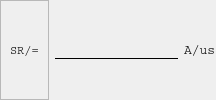
                                 <widget class="QFrame" name="frame_105">
                                  <property name="minimumSize">
                                   <size>
                                    <width>0</width>
                                    <height>0</height>
                                   </size>
                                  </property>
                                  <property name="frameShape">
                                   <enum>QFrame::NoFrame</enum>
                                  </property>
                                  <property name="frameShadow">
                                   <enum>QFrame::Plain</enum>
                                  </property>
                                  <layout class="QHBoxLayout" name="horizontalLayout_29">
                                   <property name="spacing">
                                    <number>6</number>
                                   </property>
                                   <property name="leftMargin">
                                    <number>0</number>
                                   </property>
                                   <property name="topMargin">
                                    <number>0</number>
                                   </property>
                                   <property name="rightMargin">
                                    <number>0</number>
                                   </property>
                                   <property name="bottomMargin">
                                    <number>0</number>
                                   </property>
                                   <item>
                                    <widget class="QFrame" name="frame_106">
                                     <property name="frameShape">
                                      <enum>QFrame::StyledPanel</enum>
                                     </property>
                                     <property name="frameShadow">
                                      <enum>QFrame::Raised</enum>
                                     </property>
                                     <layout class="QVBoxLayout" name="verticalLayout_66">
                                      <item>
                                       <widget class="QLabel" name="label_41">
                                        <property name="font">
                                         <font>
                                          <family>Courier</family>
                                         </font>
                                        </property>
                                        <property name="text">
                                         <string>SR/=</string>
                                        </property>
                                       </widget>
                                      </item>
                                     </layout>
                                    </widget>
                                   </item>
                                   <item>
                                    <widget class="QFrame" name="frame_107">
                                     <property name="frameShape">
                                      <enum>QFrame::NoFrame</enum>
                                     </property>
                                     <property name="frameShadow">
                                      <enum>QFrame::Plain</enum>
                                     </property>
                                     <layout class="QVBoxLayout" name="verticalLayout_67">
                                      <property name="spacing">
                                       <number>0</number>
                                      </property>
                                      <property name="leftMargin">
                                       <number>0</number>
                                      </property>
                                      <property name="topMargin">
                                       <number>0</number>
                                      </property>
                                      <property name="rightMargin">
                                       <number>0</number>
                                      </property>
                                      <property name="bottomMargin">
                                       <number>0</number>
                                      </property>
                                      <item>
                                       <widget class="QLineEdit" name="lineEdit_12">
                                        <property name="minimumSize">
                                         <size>
                                          <width>50</width>
                                          <height>0</height>
                                         </size>
                                        </property>
                                        <property name="styleSheet">
                                         <string notr="true">QLineEdit{
	border:transparent;
	background: transparent;
	border-bottom: 1px solid black;
	font: 14px;

}


QLineEdit:down-arrow {
    image: url(resources/arrow.png);
	width: 14px;
	height: 14px;
}

QLineEdit QAbstractItemView {

    border: 2px solid darkgray;
    selection-background-color: rgb(174, 255, 193);
	selection-color: black;
	background-color: white;

}</string>
                                        </property>
                                       </widget>
                                      </item>
                                     </layout>
                                    </widget>
                                   </item>
                                   <item>
                                    <widget class="QFrame" name="frame_108">
                                     <property name="frameShape">
                                      <enum>QFrame::NoFrame</enum>
                                     </property>
                                     <property name="frameShadow">
                                      <enum>QFrame::Plain</enum>
                                     </property>
                                     <layout class="QVBoxLayout" name="verticalLayout_68">
                                      <property name="spacing">
                                       <number>0</number>
                                      </property>
                                      <property name="leftMargin">
                                       <number>0</number>
                                      </property>
                                      <property name="topMargin">
                                       <number>0</number>
                                      </property>
                                      <property name="rightMargin">
                                       <number>0</number>
                                      </property>
                                      <property name="bottomMargin">
                                       <number>0</number>
                                      </property>
                                      <item>
                                       <widget class="QLabel" name="label_42">
                                        <property name="font">
                                         <font>
                                          <family>Courier</family>
                                          <pointsize>10</pointsize>
                                         </font>
                                        </property>
                                        <property name="styleSheet">
                                         <string notr="true">border: transparent;</string>
                                        </property>
                                        <property name="text">
                                         <string>A/us</string>
                                        </property>
                                        <property name="scaledContents">
                                         <bool>true</bool>
                                        </property>
                                       </widget>
                                      </item>
                                     </layout>
                                    </widget>
                                   </item>
                                  </layout>
                                 </widget>
